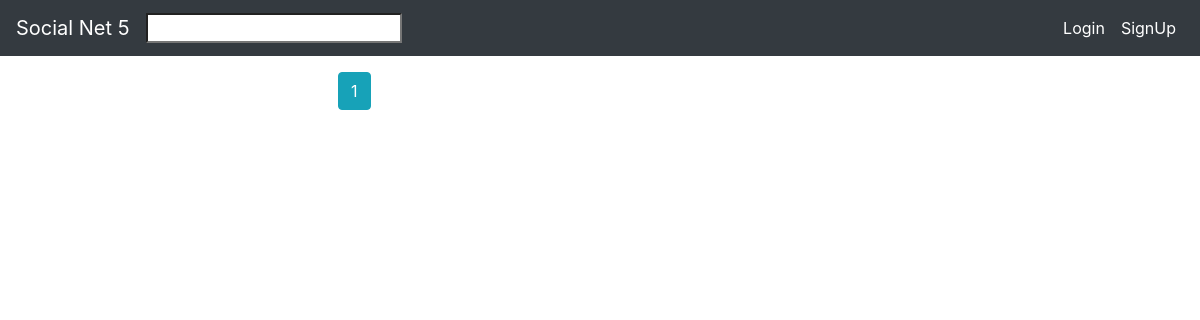
Page /myposts/5/ on the earlier database version.
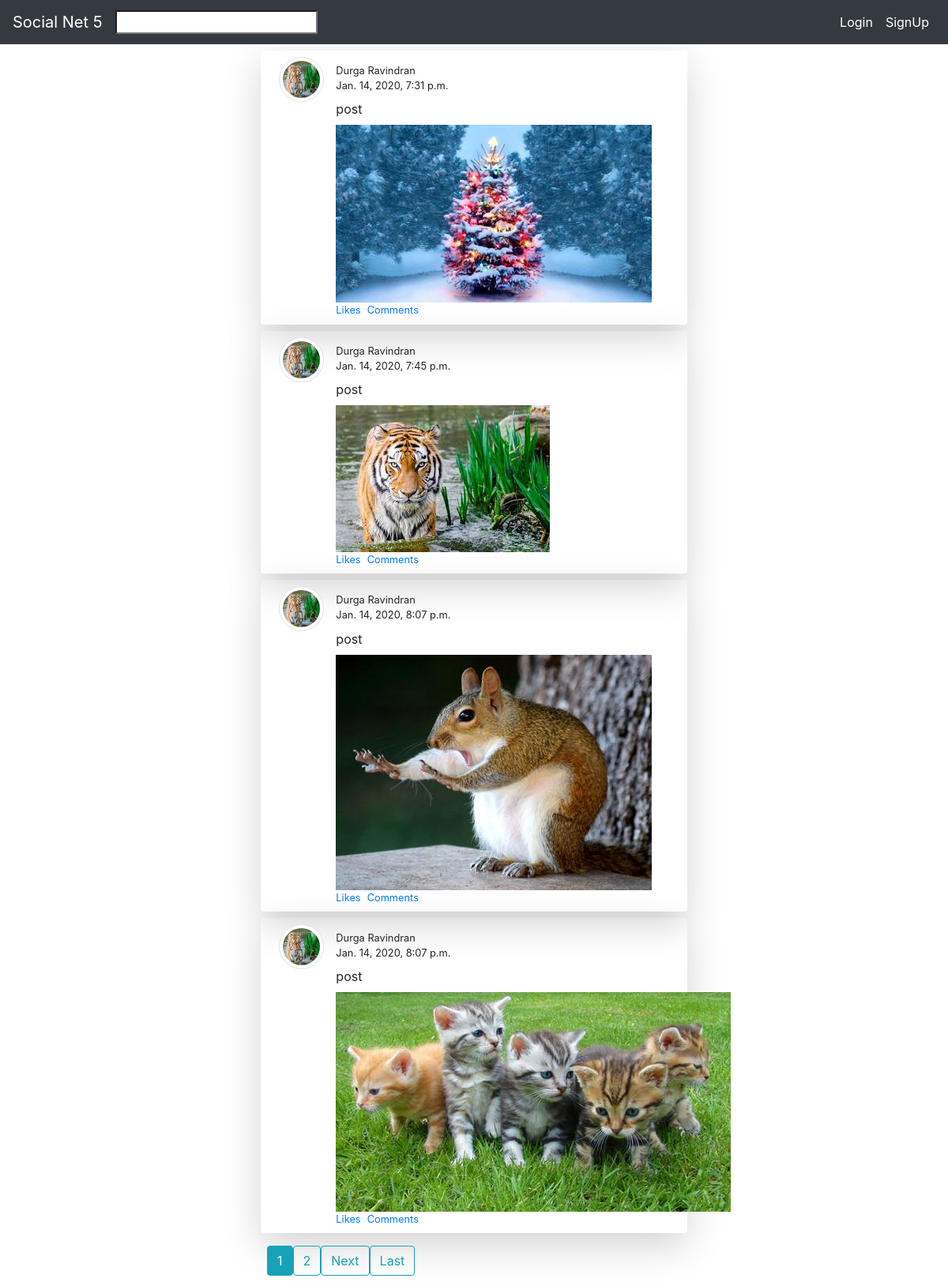
Same page on the later database version.
### feed/models.py (models this page shows, shortened)
class Feed(models.Model):
	post = models.CharField(max_length=255)
	image = models.ImageField(upload_to=feed_data_directory)
	date = models.DateTimeField(auto_now_add=True)
	user = models.ForeignKey(SnetUser, on_delete=models.CASCADE)

### users/models.py (models this page shows, shortened)
class SnetUser(AbstractUser):
	dob = models.DateField()
	gender = models.CharField(max_length=1, choices=GENDER_CHOICES)

class Profile(models.Model):
	image = models.ImageField(default='default.png', upload_to=profile_pic_dir)
	user = models.OneToOneField(SnetUser, on_delete=models.CASCADE)

### feed/views.py (the view)
# urls.py: path('myposts/<int:pk>/',feed_views.MyPostView.as_view(), name='myposts')
class MyPostView(ListView):
	model = Feed
	template_name = 'feed/myposts.html'
	paginate_by = 4
	def get_queryset(self):
		return Feed.objects.filter(user_id=self.kwargs['pk'])

### feed/templates/feed/myposts.html (shortened to what this page needs)
{% extends 'users/base.html' %}
{% load crispy_forms_tags %}
{% block body %}
<div class="container">
	<div class="container">
		{% for page_items in object_list %}
		<div class="row container shadow-lg w-50 mx-auto mt-2 p-2 rounded">
			<div class="col-md-2">
				<img class="img-thumbnail rounded-circle" src="{{page_items.user.profile.image.url}}" width="100" height="100">
			</div>
			<div class="col-md-8">
				<div class="row mt-2">
					<small>{{page_items.user.first_name}} {{page_items.user.last_name}}</small>
				</div>
				<div class="row">
					<small>{{page_items.date}}</small>
				</div>
				<div class="row mt-2 mb-2">
					{{page_items.post}}
				</div>
				<div class="row">
					<img src="{{page_items.image.url}}">
				</div>
				<div class="row">
					<small><a class="" href="">Likes</a></small>
					<small><a class="p-2" href="">Comments</a></small>
				</div>
			</div>
		</div>
		{% endfor %}
		<div class="row mx-auto w-50 mt-2 p-2">
			{% for num in page_obj.paginator.page_range %}
				{% if num == page_obj.number %}
					<a class="btn btn-info" href="?page={{num}}">{{num}}</a>
				{% elif num > page_obj.number|add:'-3' and num < page_obj.number|add:'3' %}
					<a class="btn btn-outline-info" href="?page={{num}}">{{num}}</a>
				{% endif %}
			{% endfor %}
			{% if page_obj.has_next %}
				<a class="btn btn-outline-info" href="?page={{page_obj.next_page_number}}">Next</a>
				<a class="btn btn-outline-info" href="?page={{page_obj.paginator.num_pages}}">Last</a>
			{% endif %}
		</div>
	</div>
</div>
{% endblock %}

### users/templates/users/base.html (shortened to what this page needs)
<!DOCTYPE html>
<html>
<head>
    <link rel="stylesheet" href="https://stackpath.bootstrapcdn.com/bootstrap/4.4.1/css/bootstrap.min.css">
</head>
<body>
	<div class="navbar navbar-expand-md navbar-dark bg-dark">
		<div class="nav navbar-left">
			<ul class="navbar-nav mr-auto">
				<li>
					<a class="navbar-brand" href="#">Social Net 5</a>
				</li>
			</ul>
		</div>
		<div class="mx-auto order-0">
			{% if user.is_authenticated %}
				<ul class="navbar-nav ml-auto">
					<li class="nav-item">
						<a class="nav-link" href="{% url 'feed:feed_list' %}">Feed</a>
					</li>
					<li class="nav-item">
						<a class="nav-link" href="{% url 'feed:myposts' user.id %}">My Posts</a>
					</li>
				</ul>
			{% else %}
				<input type="search" name="search">
			{% endif %}
		</div>
		<div class="navbar-collapse collapse w-100 order-3 dual-collapse2">
			{% if user.is_authenticated %}
				<ul class="navbar-nav ml-auto">
	            	<li class="nav-item">
	              	 	 <a class="nav-link text-white" href="{% url 'profile' %}"><img class="img-thumbnail rounded-circle" src="{{user.profile.image.url}}" width="30" height="30">{{user.first_name}}</a>
	            	</li>
	            	<li class="nav-item">
	                	<a class="nav-link text-white" href="{% url 'logout' %}">Logout</a>
	            	</li>
	        	</ul>
			{% else %}
	      		<ul class="navbar-nav ml-auto">
	            	<li class="nav-item">
	              	 	 <a class="nav-link text-white" href="{% url 'login' %}">Login</a>
	            	</li>
	            	<li class="nav-item">
	                	<a class="nav-link text-white" href="{% url 'signup' %}">SignUp</a>
	            	</li>
	        	</ul>
        	{% endif %}
		</div>
	</div>
	<div class="Container">
		{% block body %}
		{% endblock body %}
	</div>
</body>
</html>

Differences in the rows shown:
added Feed: user.profile.image (picture), user.first_name "Durga", user.last_name "Ravindran", date "Jan. 14, 2020, 7:31 p.m.", post "post", image (picture)
added Feed: user.profile.image (picture), user.first_name "Durga", user.last_name "Ravindran", date "Jan. 14, 2020, 7:45 p.m.", post "post", image (picture)
added Feed: user.profile.image (picture), user.first_name "Durga", user.last_name "Ravindran", date "Jan. 14, 2020, 8:07 p.m.", post "post", image (picture)
added Feed: user.profile.image (picture), user.first_name "Durga", user.last_name "Ravindran", date "Jan. 14, 2020, 8:07 p.m.", post "post", image (picture)
Other differences:
new list line: "2"
text now shown: "Next Last"
